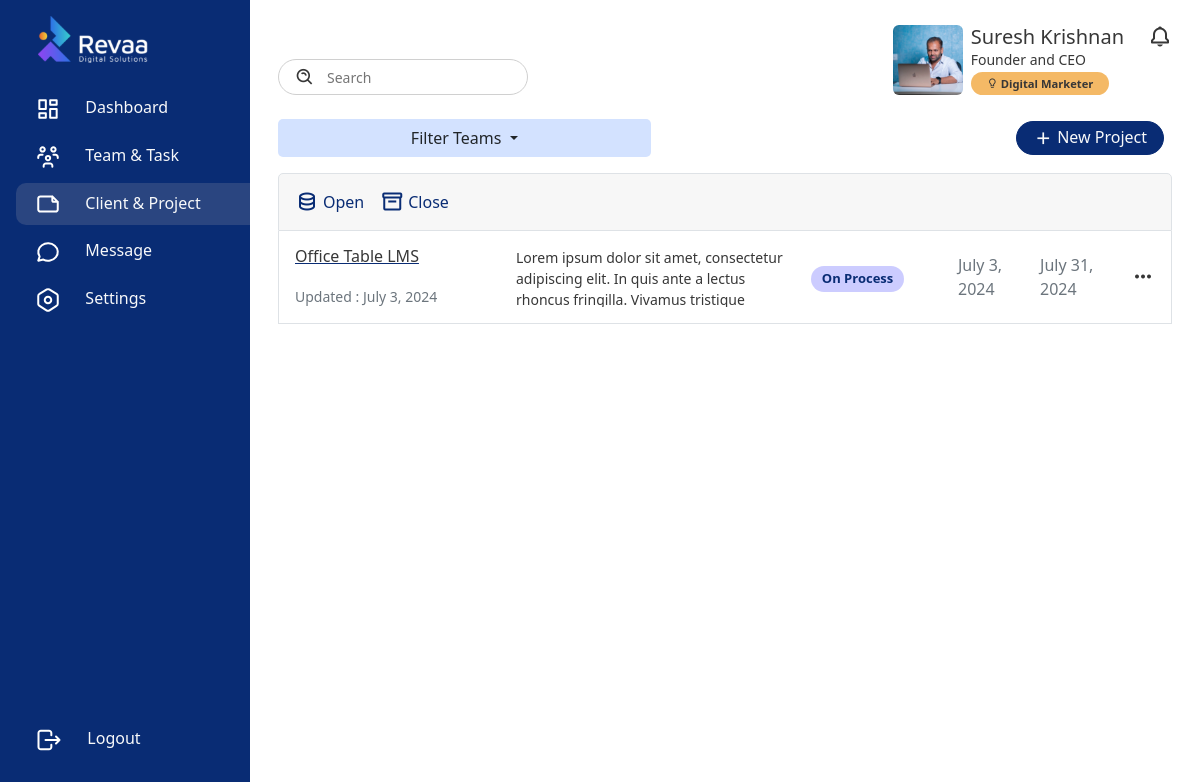
The page /project/ (signed in) on the database as committed earlier.
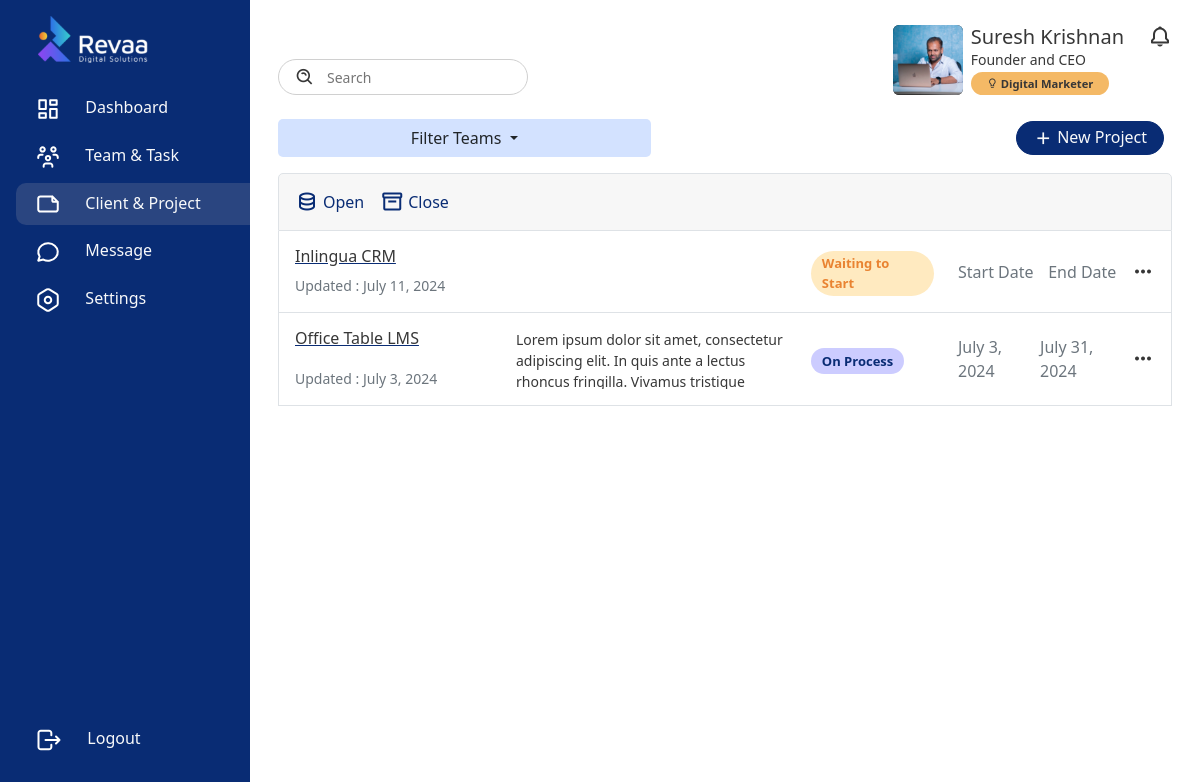
The same page on the database as committed later.
### frontend/models.py (models this page shows, shortened)
class Project(models.Model):
    WAITING_TO_START = 'Waiting to Start'
    DROPPED = 'Dropped'
    HOLD = 'Hold'
    ON_PROCESS = 'On Process'
    COMPLETED = 'Completed'
    CLOSED = 'Closed'
    STATUS_CHOICES = [
        (WAITING_TO_START, 'Waiting to Start'),
        (DROPPED, 'Dropped'),
        (HOLD, 'Hold'),
        (ON_PROCESS, 'On Process'),
        (COMPLETED, 'Completed'),
        (CLOSED, 'Closed'),
    ]
    HIGH = 'High'
    MEDIUM = 'Medium'
    LOW = 'Low'
    PRIORITY_CHOICES = [
        (HIGH, 'High'),
        (MEDIUM, 'Medium'),
        (LOW, 'Low'),
    ]
    project_img = models.ImageField(upload_to='path/to/upload/', null=True, blank=True)
    client = models.ForeignKey(customersTable, on_delete=models.CASCADE)
    project_name = models.CharField(max_length=255)  # Added max_length for project name
    project_description = models.TextField(null=True, blank=True)  # Fixed typo from project_discription to project_description
    start_date = models.DateField(null=True, blank=True)
    end_of_date = models.DateField(null=True, blank=True)
    status = models.CharField(choices=STATUS_CHOICES, default=WAITING_TO_START, max_length=16, null=True, blank=True)
    priority = models.CharField(choices=PRIORITY_CHOICES, max_length=10, null=True, blank=True)
    team = models.ForeignKey(Team, on_delete=models.SET_NULL, related_name='projects', null=True)
    created_by = models.ForeignKey(User, on_delete=models.SET_NULL, related_name='projects_created', null=True)
    created_date = models.DateField(auto_now_add=True)
    updated_by = models.ForeignKey(User, on_delete=models.SET_NULL, related_name='projects_updated', null=True)
    updated_date = models.DateField(auto_now=True)

### frontend/functions/project.py (the view, shortened to what this page needs)
# urls.py: path('project/', project.projects_page, name='project'),
@login_required(login_url='login')
def projects_page(request):
    context = {
        'Project': 'active',
        'all_teams': Team.objects.all(),
        'all_projects': Project.objects.exclude(status='Closed').order_by('-id'),
        'closed_projects': Project.objects.filter(status='Closed'),
        'all_customers': customersTable.objects.all()[::-1]
    }
    return render(request, 'tmt-tool/project.html', context)

### frontend/models.py (called while the page is built)
    def __str__(self):
        return self.name

    def __str__(self):
        return self.companyname

### templates/tmt-tool/project.html (shortened to what the changed rows need)
{% extends 'base.html' %}
{% load static %}
{% block container %}
<div class="d-flex">
    <div class="content w-100">
        <div class="container mt-4">
            <div class="card">
                {% if all_projects %}
                {% for project in all_projects %}
                <div class="card-body border border-top-0 p-3">
                    <div class="row" style="max-height: 60px;">
                        <div class="col-3 d-flex flex-column align-items-start justify-content-between">
                            <div>
                                <a href="{% url 'singleprojectopen' pk=project.pk %}"><h6  class="text-truncate" style="width: 200px;">{{project.project_name}}</h6></a>
                            </div>
                            <p class="m-0 p-0 small text-muted">Updated : {{project.updated_date}}</p>
                        </div>
                        <div class="col-4 d-flex flex-column align-items-start justify-content-center">
                            <small style="max-height: 60px; overflow-y: hidden;">
                                {{ project.project_description }}
                            </small>
                        </div>
                        <div class="col-2  d-flex align-items-center">
                            {% if project.status %}
                            <p class="m-0 p-0
                            {% if project.status == 'Waiting to Start' %}
                            cs-alert-orange
                            {% elif project.status == 'Hold' %}
                            cs-alert-danger
                            {% elif project.status == 'Closed' %}
                            cs-alert-danger
                            {% elif project.status == 'Completed' %}
                            cs-alert-green
                            {% elif project.status == 'On Process' %}
                            cs-alert-primary
                            {% endif %}
                            mt-1">
                            {{project.status}}</p>
                            {% else %}
                            <p class="m-0 p-0 cs-alert-yellow mt-1">Status</p>
                            {% endif %}
                        </div>
                        <div class="col-3 d-flex align-items-center justify-content-between">
                            {% if project.start_date %}
                            <p class="m-0 p-0 text-muted">{{project.start_date}}</p>
                            {% else %}
                            <p class="m-0 p-0 text-muted">Start Date</p>
                            {% endif %}
                            {% if project.end_of_date %}
                            <p class="m-0 p-0 text-muted">{{project.end_of_date}}</p>
                            {% else %}
                            <p class="m-0 p-0 text-muted">End Date</p>
                            {% endif %}
                            <div class="btn-group">
                                <i class='bx bx-dots-horizontal-rounded fs-4' data-bs-toggle="dropdown" aria-expanded="false"></i>
                            </div>
                        </div>
                    </div>
                </div>
                {% endfor %}
                {% endif %}
              </div>
        </div>
    </div>
</div>
{% endblock %}

Rows that differ between the two databases and show on the page:
added Project: project_name "Inlingua CRM", updated_date "July 11, 2024", status "Waiting to Start", shows "Start Date", shows "End Date"
